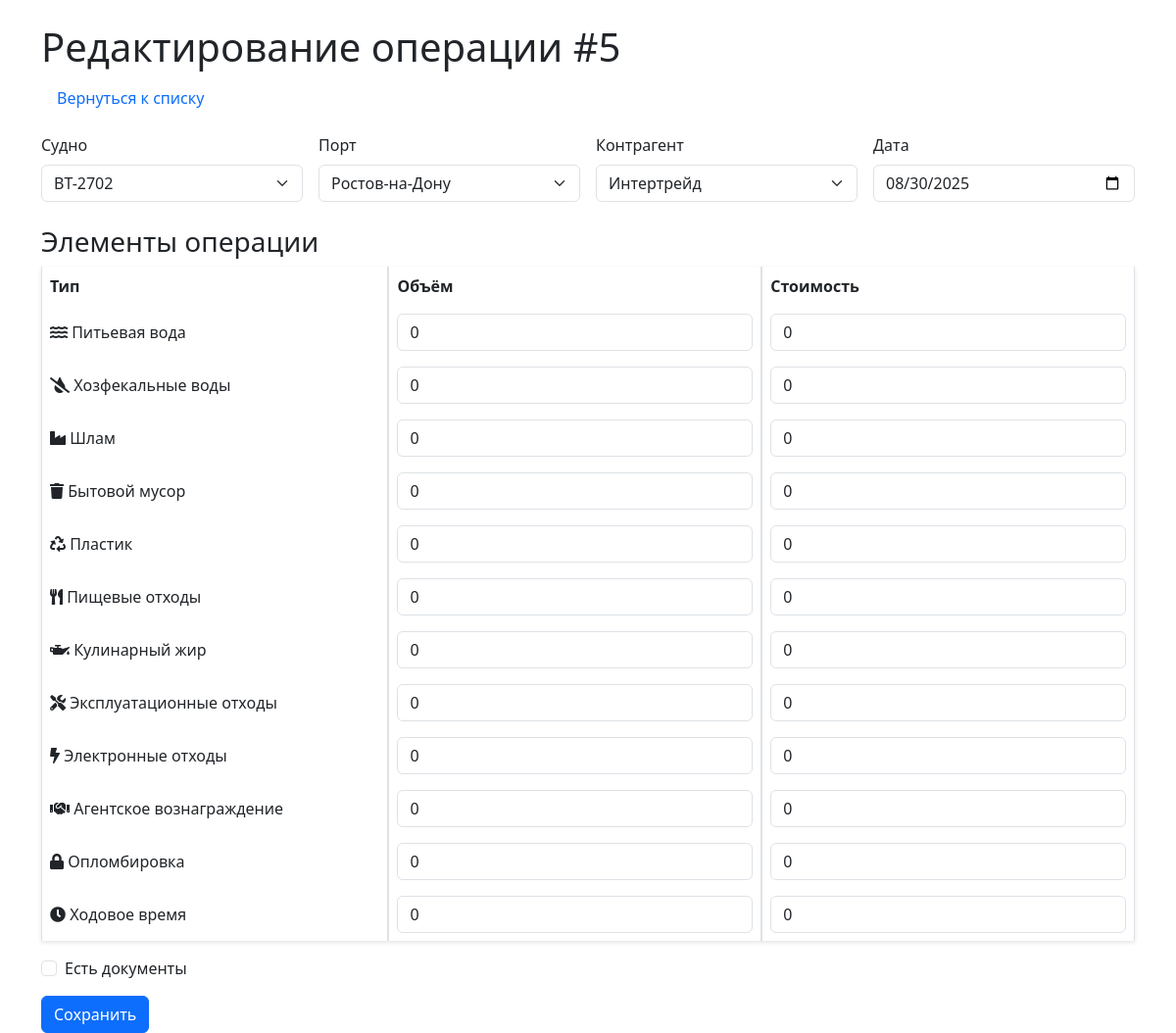
The app's page /edit/5, older data.
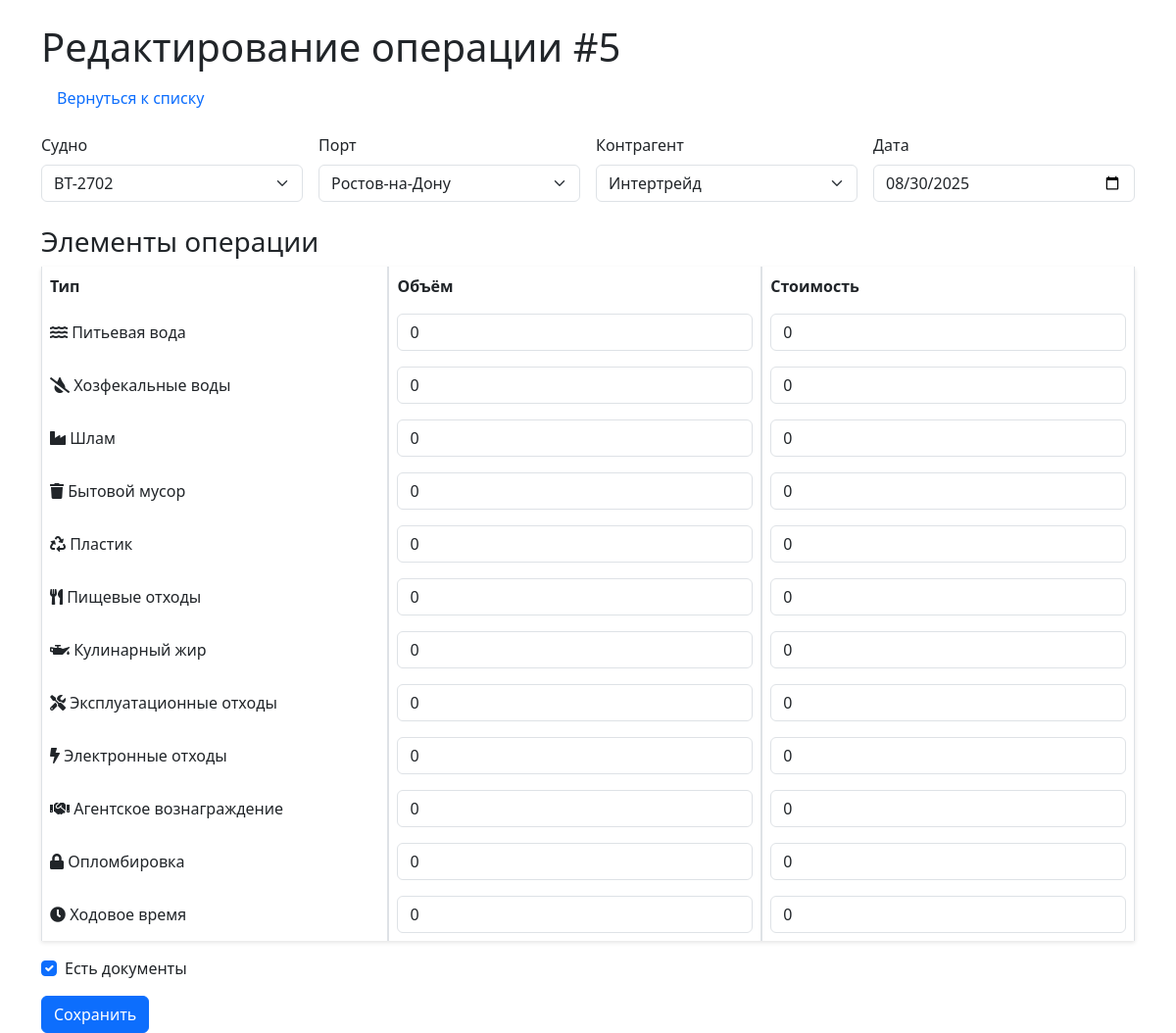
The same page, newer data.
### models/schemas.py (models this page shows)
class Operation(Base):
    __tablename__ = "operations"
    id = Column(Integer, primary_key=True, index=True)
    ship_id = Column(Integer, ForeignKey("ships.id"))
    port_id = Column(Integer, ForeignKey("ports.id"))
    contractor_id = Column(Integer, ForeignKey("contractors.id"))
    date = Column(Date)
    has_documents = Column(Boolean, default=False)
    document_path = Column(String, nullable=True)
    ship = relationship("Ship")
    port = relationship("Port")
    contractor = relationship("Contractor")
    items = relationship("OperationItem", back_populates="operation", cascade="all, delete-orphan")

class Ship(Base):
    __tablename__ = "ships"
    id = Column(Integer, primary_key=True, index=True)
    name = Column(String, unique=True, index=True)

class Port(Base):
    __tablename__ = "ports"
    id = Column(Integer, primary_key=True, index=True)
    name = Column(String, unique=True, index=True)

class Contractor(Base):
    __tablename__ = "contractors"
    id = Column(Integer, primary_key=True, index=True)
    name = Column(String, unique=True, index=True)

### routers/operations.py (the view)
@router.get("/edit/{operation_id}", response_class=HTMLResponse)
async def edit_form(operation_id: int, request: Request, db: Session = Depends(get_db)):
    operation = db.query(Operation).filter(Operation.id == operation_id).first()
    if not operation:
        raise HTTPException(status_code=404, detail="Операция не найдена")
    ships = db.query(Ship).all()
    ports = db.query(Port).all()
    contractors = db.query(Contractor).all()
    items = db.query(Item).all()
    items_dict = [{"id": item.id, "name": item.name} for item in items]
    today = date.today().isoformat()  # Формат YYYY-MM-DD
    item_assocs = [
        {"item_id": op.item_id, "name": op.item.name, "volume": op.volume, "cost": op.cost}
        for op in operation.items
    ]
    return templates.TemplateResponse("edit.html", {
        "request": request,
        "operation": operation,
        "ships": ships,
        "ports": ports,
        "contractors": contractors,
        "items": items_dict,
        "today": today,
        "item_assocs": item_assocs
    })

### templates/edit.html (shortened to what the changed rows need)
<!DOCTYPE html>
<html lang="ru">
<head>
    <link href="/static/css/styles.css" rel="stylesheet">
    <link href="https://cdn.jsdelivr.net/npm/bootstrap@5.3.0/dist/css/bootstrap.min.css" rel="stylesheet">
    <link href="https://cdnjs.cloudflare.com/ajax/libs/font-awesome/5.15.4/css/all.min.css" rel="stylesheet">
</head>
<body>
    <div class="container mt-4">
        <h1>Редактирование операции #{{ operation.id }}</h1>
        <nav class="nav mb-3">
            <a class="nav-link" href="/">Вернуться к списку</a>
        </nav>
        <form method="post" enctype="multipart/form-data">
            <div class="row g-3">
                <div class="col-md-3">
                    <label for="ship_id" class="form-label">Судно</label>
                    <select class="form-select" id="ship_id" name="ship_id" required>
                        {% for ship in ships %}
                        <option value="{{ ship.id }}" {% if ship.id == operation.ship_id %}selected{% endif %}>{{ ship.name }}</option>
                        {% endfor %}
                    </select>
                </div>
                <div class="col-md-3">
                    <label for="port_id" class="form-label">Порт</label>
                    <select class="form-select" id="port_id" name="port_id" required>
                        {% for port in ports %}
                        <option value="{{ port.id }}" {% if port.id == operation.port_id %}selected{% endif %}>{{ port.name }}</option>
                        {% endfor %}
                    </select>
                </div>
                <div class="col-md-3">
                    <label for="contractor_id" class="form-label">Контрагент</label>
                    <select class="form-select" id="contractor_id" name="contractor_id" required>
                        {% for contractor in contractors %}
                        <option value="{{ contractor.id }}" {% if contractor.id == operation.contractor_id %}selected{% endif %}>{{ contractor.name }}</option>
                        {% endfor %}
                    </select>
                </div>
                <div class="col-md-3">
                    <label for="date" class="form-label">Дата</label>
                    <input type="date" class="form-control" id="date" name="date" value="{{ operation.date }}" required>
                </div>
            </div>
            <h3 class="mt-4">Элементы операции</h3>
            <table class="table table-bordered">
                <thead>
                    <tr>
                        <th>Тип</th>
                        <th>Объём</th>
                        <th>Стоимость</th>
                    </tr>
                </thead>
            </table>
            <div class="mb-3 form-check">
                <input type="checkbox" class="form-check-input" id="has_documents" name="has_documents" {% if operation.has_documents %}checked{% endif %}>
                <label for="has_documents" class="form-check-label">Есть документы</label>
            </div>
            <button type="submit" class="btn btn-primary">Сохранить</button>
        </form>
    </div>
</body>
</html>

Row changes from the older to the newer data that the page shows:
changed Operation "ВТ-2702": has_documents "☐" → "☑"
